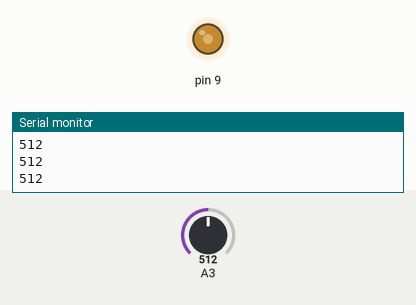
The sketch below on a simulated Arduino Uno, built with avr-gcc and run on an emulated ATmega328P. Shown: output pins drawn as LEDs (lit = HIGH), the last lines printed to the serial monitor. Inputs (shaded band) come from the test bench; at power-on: A3 = 512.

Above: at 1.2 s.
1.3 s: A3 set to 716
At 2.5 s:
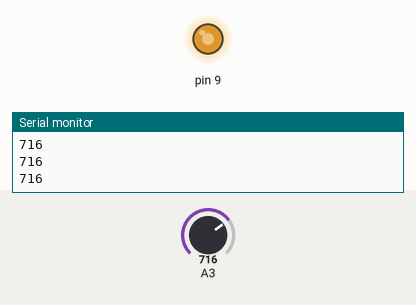
2.8 s: A3 set to 900
At 3.7 s:
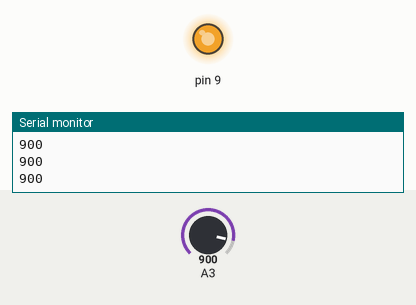
4.3 s: A3 set to 122
At 5.0 s:
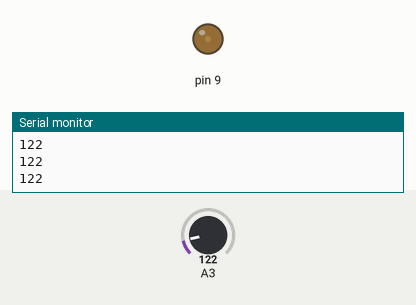
5.8 s: A3 set to 0
At 6.2 s:
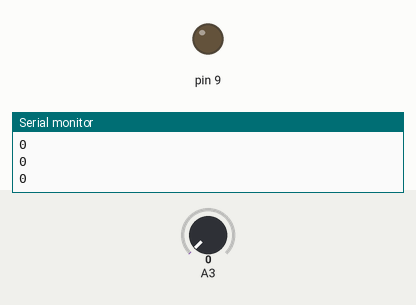
Timing chart, 0 to 8.3 s (numbered marks = the images above; inputs shaded):
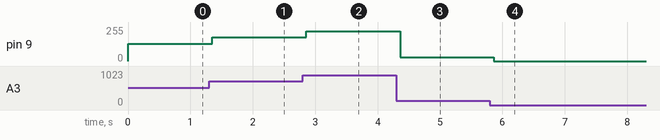

The sketch:

LED_resistance.ino
```cpp
void setup() {
  // put your setup code here, to run once:
  Serial.begin(9600);
}

void loop() {
  // put your main code here, to run repeatedly:
  int sv=analogRead(3);
  Serial.println(sv,DEC);
  sv=sv/4;
  analogWrite(9,sv);
  delay(150);
}
```

Measured:
- after the input at 1.3 s, pin 9: 128/255 → 179/255 after 0.05 s
- after the input at 2.8 s, pin 9: 179/255 → 225/255 after 0.06 s
- after the input at 4.3 s, pin 9: 225/255 → 30/255 after 0.06 s
- after the input at 5.8 s, pin 9: 30/255 → 0/255 after 0.06 s
